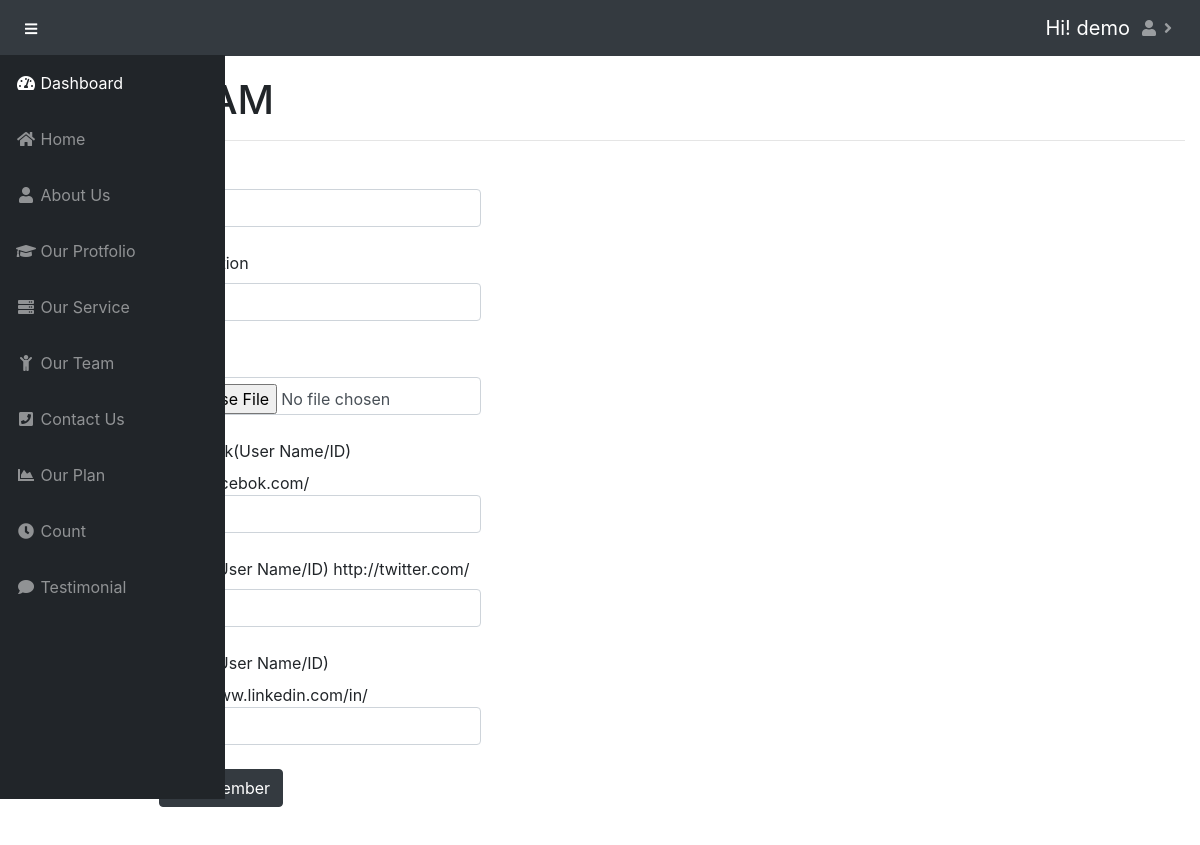
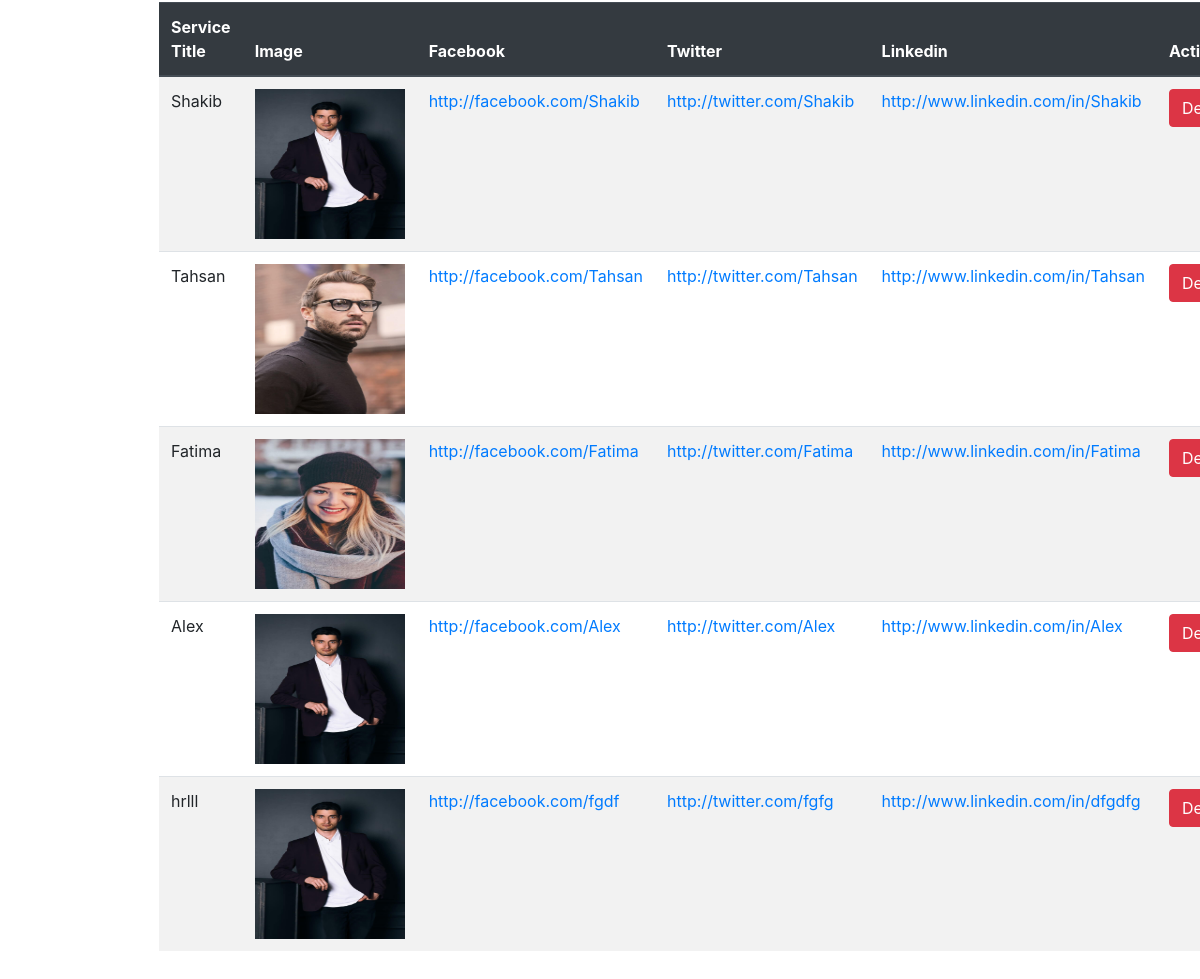
The page /admin/team.php (signed in) on the database its author committed (2 pictures, top to bottom).
### tables this page shows
CREATE TABLE `b_user` (
  `id` int(11) NOT NULL,
  `username` varchar(50) NOT NULL,
  `pass` varchar(50000) NOT NULL
);

CREATE TABLE `b_navigator` (
  `id` int(11) NOT NULL,
  `slag` varchar(20) NOT NULL,
  `menuName` varchar(20) NOT NULL,
  `icon` varchar(58) NOT NULL
);

CREATE TABLE `b_team` (
  `id` int(11) NOT NULL,
  `nm` varchar(20) NOT NULL,
  `designation` varchar(30) NOT NULL,
  `fb` varchar(30) NOT NULL,
  `twitter` varchar(30) NOT NULL,
  `linkedin` varchar(30) NOT NULL,
  `img` varchar(50) NOT NULL
);

### admin/team.php (the view, shortened to what this page needs)
<?php
include 'include/head.php';
?>
    <div id="content-wrapper">
        <div class="container-fluid">
           <div class="row">
               <div class="col-md-12">
                   <h1><?php echo strtoupper('TEAM')?></h1>
                   <hr>
               </div>
               <div class="col-md-4">
                   <form action="<?php $_SERVER['PHP_SELF'] ?>" method="post" enctype="multipart/form-data" class="form-group">
                       <label for="tname">Name</label>
                       <input id="tname" type="text" name="tname" required class="form-control">
                       <br>
                       <label for="designation">Designation</label>
                       <input id="designation" type="text" name="designation" required class="form-control">
                       <br>
                       <label for="img">Image</label>
                       <input id="img" type="file" name="img" required class="form-control">
                       <br>
                       <label for="fb">Facebook(User Name/ID)</label>
                       http://facebok.com/<input id="fb" type="text" name="fb" required class="form-control">
                       <br>
                       <label for="tw">Twitter(User Name/ID)</label>
                       http://twitter.com/<input id="tw" type="text" name="tw" required class="form-control">
                       <br>
                       <label for="li">Twitter(User Name/ID)</label>
                       http://www.linkedin.com/in/<input id="li" type="text" name="li" required class="form-control">
                       <br>
                       <button name="team" class="btn btn-dark">Add Member</button>
                       <br>
                       <br>
                   </form>
               </div>
               <div class="col-md-12">
                   <table class="table table-striped">
                       <thead class="thead-dark">
                           <tr >
                               <th>Service Title </th>
                               <th>Image</th>
                               <th>Facebook</th>
                               <th>Twitter</th>
                               <th>Linkedin</th>
                               <th>Action</th>
                           </tr>
                       </thead>
                       <?php
                       $sql = "SELECT * FROM b_team";
                       $a_data = mysqli_query($con,$sql);
                       while($row = mysqli_fetch_assoc($a_data)) {
                           ?>
                           <tr class="">
                               <td> <?php echo $row['nm'];?></td>
                               <td><img src="../image/<?php echo $row['img'];?>" alt="" width="150" height="150" > </td>
                               <td><a href="http://facebook.com/<?php echo $row['fb'];?>">http://facebook.com/<?php echo $row['fb'];?></a></td>
                               <td><a href="http://twitter.com/<?php echo $row['twitter'];?>">http://twitter.com/<?php echo $row['twitter'];?></a></td>
                               <td><a href="http://www.linkedin.com/in/<?php echo $row['linkedin'];?>">http://www.linkedin.com/in/<?php echo $row['linkedin'];?></a></td>
                               <td><a href="?del=<?php echo $row['id']; ?>" class="btn btn-danger">Delete</a></td>
                           </tr>
                           <?php
                       }
                       ?>
                   </table>
               </div>
           </div>
        </div>
    </div>
<?php
include 'include/footer.php';
?>

### admin/include/head.php (shortened to what this page needs)
<?php
$var = $_SERVER['DOCUMENT_ROOT'];
$path = $var.'/SimplePhpSite';
include $path.'/includes/db/db.php';
$sql = "SELECT * FROM b_user WHERE id=1";
$a_data = mysqli_query($con, $sql);
$row = mysqli_fetch_assoc($a_data);
?>
<!DOCTYPE html>
<html lang="en">
<head>
    <link href="vendor/fontawesome-free/css/all.min.css" rel="stylesheet" type="text/css">
    <link href="vendor/datatables/dataTables.bootstrap4.css" rel="stylesheet">
    <link href="css/sb-admin.css" rel="stylesheet">
</head>
<body id="page-top">
<nav class="navbar navbar-expand navbar-dark bg-dark fixed-top">
    <button class="btn btn-link btn-sm text-white order-1 order-sm-0" id="sidebarToggle" href="#">
        <i class="fas fa-bars"></i>
    </button>
    <ul class="navbar-nav ml-auto">
        <li class="nav-item">
            <a class="navbar-brand mr-1" href="#">Hi! <?php echo $row['username'];?></a>
            </li>
        <li class="nav-item dropdown">
            <a class="nav-link dropdown-toggle" href="#" id="navbarDropdown" role="button" data-toggle="dropdown" aria-haspopup="true" aria-expanded="false">
                <i class="fa fa-user" aria-hidden="true"></i>
            </a>
        </li>
    </ul>
</nav>
<div id="wrapper" style="padding-left: 12%; padding-top: 60px;">
    <ul class="sidebar navbar-nav fixed-top " data-spy="affix" style="margin-top: 55px;">
        <li class="nav-item active">
            <a class="nav-link" href="index.php">
                <i class="fas fa-fw fa-tachometer-alt"></i>
                <span>Dashboard</span>
            </a>
        </li>
        <?php
        $name = 'SELECT * FROM b_navigator';
        $result = $con->query($name);
        while($row = $result->fetch_assoc()) {
            ?>
            <li class="nav-item">
                <a class="nav-link" href="<?php echo $row['slag']?>.php">
                    <i class="<?php echo $row['icon']?>"></i>
                    <span><?php echo $row['menuName']?></span></a>
            </li>
            <?php
        }
        ?>
        <li class="nav-item">
            <a class="nav-link" href="plan.php">
                <i class="fas fa-fw fa-chart-area"></i>
                <span>Our Plan</span></a>
        </li>
        <li class="nav-item">
            <a class="nav-link" href="count.php">
                <i class="fas fa-fw fa-clock"></i>
                <span>Count</span></a>
        </li>
        <li class="nav-item">
            <a class="nav-link" href="testimonial.php">
                <i class="fas fa-fw fa-comment"></i>
                <span>Testimonial</span></a>
        </li>
    </ul>

### rows shown on the page
b_user: username "demo"
b_navigator: menuName "Home"
b_navigator: menuName "About Us"
b_navigator: menuName "Our Protfolio"
b_navigator: menuName "Our Service"
b_navigator: menuName "Our Team"
b_navigator: menuName "Contact Us"
b_team: nm "Shakib", img (picture), fb "Shakib", twitter "Shakib", linkedin "Shakib"
b_team: nm "Tahsan", img (picture), fb "Tahsan", twitter "Tahsan", linkedin "Tahsan"
b_team: nm "Fatima", img (picture), fb "Fatima", twitter "Fatima", linkedin "Fatima"
b_team: nm "Alex", img (picture), fb "Alex", twitter "Alex", linkedin "Alex"
b_team: nm "hrlll", img (picture), fb "fgdf", twitter "fgfg", linkedin "dfgdfg"
